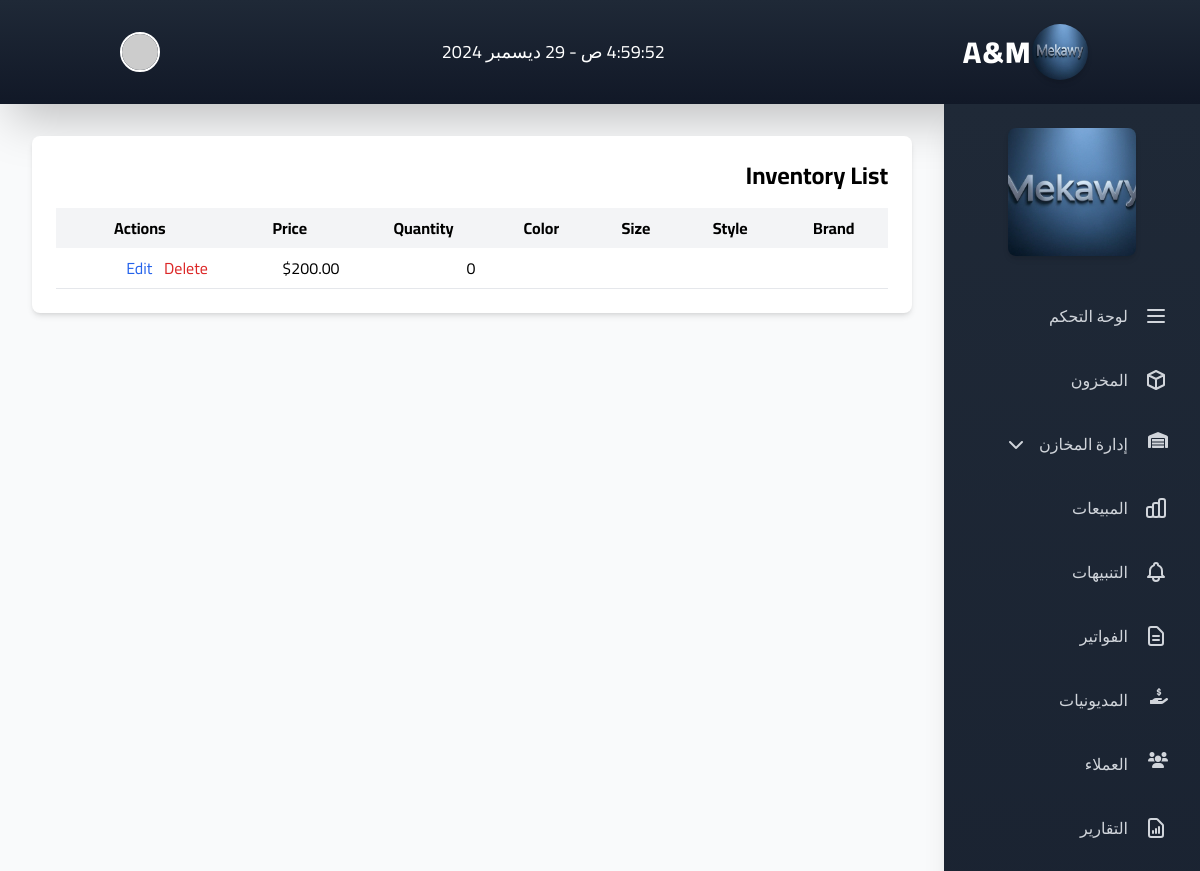
The page / on the database its author committed.
### app.py (models this page shows, shortened)
class Settings(db.Model):
    id = db.Column(db.Integer, primary_key=True)
    brand_name = db.Column(db.String(100), default='My Store')
    logo_url = db.Column(db.String(200))
    sidebar_image_url = db.Column(db.String(200))
    owner_email = db.Column(db.String(120))
    theme_color = db.Column(db.String(20), default='#007bff')
    about_title = db.Column(db.String(200))
    about_text = db.Column(db.Text)
    contact_phone = db.Column(db.String(50))
    contact_email = db.Column(db.String(120))
    show_dashboard = db.Column(db.Boolean, default=True)
    show_inventory = db.Column(db.Boolean, default=True)
    show_warehouses = db.Column(db.Boolean, default=True)
    show_sales = db.Column(db.Boolean, default=True)
    show_alerts = db.Column(db.Boolean, default=True)
    show_invoices = db.Column(db.Boolean, default=True)
    show_reports = db.Column(db.Boolean, default=True)
    show_debtors = db.Column(db.Boolean, default=True)
    show_clients = db.Column(db.Boolean, default=True)
    show_settings = db.Column(db.Boolean, default=True)
    sidebar_order = db.Column(db.String(500), default='dashboard,inventory,warehouses,sales,alerts,invoices,reports,debtors,clients')

class Jeans(db.Model):
    id = db.Column(db.Integer, primary_key=True)
    name = db.Column(db.String(100), nullable=False)  # اسم المنتج
    barcode = db.Column(db.String(50), unique=True)  # الكود
    sizes = db.Column(db.String(200), nullable=False)  # المقاسات
    colors = db.Column(db.String(200), nullable=False)  # الالوان
    price = db.Column(db.Float, nullable=False)  # السعر بالجنيه
    quantity = db.Column(db.Integer, default=0)
    pieces_per_dozen = db.Column(db.Integer, nullable=False)  # الدسته كام قطعه
    dozens_per_package = db.Column(db.Integer, nullable=False)  # الشيكاره كام دسته
    image_url = db.Column(db.String(200))
    date_added = db.Column(db.DateTime, default=datetime.utcnow)
    stocks = db.relationship('JeansStock', backref='jeans')

### app.py (the view)
@app.route('/')
def index():
    jeans = Jeans.query.all()
    return render_template('index.html', jeans=jeans)

### app.py (called while the page is built)
@app.context_processor
def inject_settings():
    settings = Settings.query.first()
    if not settings:
        settings = Settings()
        db.session.add(settings)
        db.session.commit()
    return dict(settings=settings)

### templates/index.html
{% extends 'base.html' %}
{% block content %}
<div class="bg-white rounded-lg shadow-md p-6">
    <h2 class="text-2xl font-bold mb-4">Inventory List</h2>
    <div class="overflow-x-auto">
        <table class="min-w-full table-auto">
            <thead>
                <tr class="bg-gray-100">
                    <th class="px-4 py-2">Brand</th>
                    <th class="px-4 py-2">Style</th>
                    <th class="px-4 py-2">Size</th>
                    <th class="px-4 py-2">Color</th>
                    <th class="px-4 py-2">Quantity</th>
                    <th class="px-4 py-2">Price</th>
                    <th class="px-4 py-2">Actions</th>
                </tr>
            </thead>
            <tbody>
                {% for item in jeans %}
                <tr class="border-b">
                    <td class="px-4 py-2">{{ item.brand }}</td>
                    <td class="px-4 py-2">{{ item.style }}</td>
                    <td class="px-4 py-2">{{ item.size }}</td>
                    <td class="px-4 py-2">{{ item.color }}</td>
                    <td class="px-4 py-2">{{ item.quantity }}</td>
                    <td class="px-4 py-2">${{ "%.2f"|format(item.price) }}</td>
                    <td class="px-4 py-2">
                        <a href="{{ url_for('update', id=item.id) }}" class="text-blue-600 hover:text-blue-800 mr-2">Edit</a>
                        <a href="{{ url_for('delete', id=item.id) }}" class="text-red-600 hover:text-red-800" onclick="return confirm('Are you sure?')">Delete</a>
                    </td>
                </tr>
                {% endfor %}
            </tbody>
        </table>
    </div>
</div>
{% endblock %}

### templates/components/header.html (shortened to what this page needs)
<header class="bg-gradient-to-b from-gray-800 to-gray-900 shadow-2xl">
    <div class="container mx-auto px-6">
        <div class="flex justify-between items-center py-6">
            <div class="flex items-center space-x-4">
                {% if settings.logo_url %}
                    <img src="{{ url_for('static', filename=settings.logo_url.replace('/static/', '')) }}" alt="شعار متجر الجينز" class="h-14 w-14 rounded-full shadow-md transform hover:scale-110 transition-transform duration-300">
                {% else %}
                    <img src="{{ url_for('static', filename='img/default-logo.png') }}" alt="شعار متجر الجينز" class="h-14 w-14 rounded-full shadow-md transform hover:scale-110 transition-transform duration-300">
                {% endif %}
                <h1 class="text-3xl font-extrabold text-white tracking-wider hover:text-blue-200 transition-colors duration-300">A&M</h1>
            </div>
            <span class="text-white text-lg" id="currentTime"></span>
            <div class="flex items-center space-x-6">
                <div class="relative group">
                    <button class="flex items-center space-x-2 text-white hover:text-blue-200 transition-colors duration-300">
                        <img src="https://i.pravatar.cc/150?img=12" alt="Profile" class="h-10 w-10 rounded-full border-2 border-white">
                    </button>
                </div>
            </div>
        </div>
    </div>
</header>

### templates/components/sidebar.html (shortened to what this page needs)
<aside class="bg-gradient-to-b from-gray-800 to-gray-900 text-white w-full md:w-64 min-h-screen px-4 py-6 shadow-xl">
    <div class="mb-8 transition-transform hover:scale-105">
        {% if settings.logo_url %}
            <img src="{{ url_for('static', filename=settings.logo_url.replace('/static/', '')) }}" alt="شعار متجر الجينز" class="mx-auto rounded-lg shadow-md w-32 h-32 object-cover">
        {% else %}
            <img src="{{ url_for('static', filename='img/default-logo.png') }}" alt="شعار متجر الجينز" class="mx-auto rounded-lg shadow-md w-32 h-32 object-cover">
        {% endif %}
    </div>
    <nav>
        <ul class="space-y-2">
            {% set order = settings.sidebar_order.split(',') %}
            {% for item in order %}
                {% if item == 'dashboard' and settings.show_dashboard %}
                    <li>
                        <a href="/dashboard" class="flex items-center justify-start gap-4 p-4 hover:bg-gray-700/60 rounded-xl transition-all duration-300 ease-in-out hover:shadow-lg group">
                            <svg class="w-6 h-6 text-gray-300 group-hover:text-white transition-colors" fill="none" stroke="currentColor" viewBox="0 0 24 24">
                                <path stroke-linecap="round" stroke-linejoin="round" stroke-width="2" d="M4 6h16M4 12h16M4 18h16"></path>
                            </svg>
                            <span class="text-base font-medium text-gray-300 group-hover:text-white transition-colors">لوحة التحكم</span>
                        </a>
                    </li>
                {% endif %}
                {% if item == 'inventory' and settings.show_inventory %}
                    <li>
                        <a href="/inventory" class="flex items-center justify-start gap-4 p-4 hover:bg-gray-700/60 rounded-xl transition-all duration-300 ease-in-out hover:shadow-lg group">
                            <svg class="w-6 h-6 text-gray-300 group-hover:text-white transition-colors" fill="none" stroke="currentColor" viewBox="0 0 24 24">
                                <path stroke-linecap="round" stroke-linejoin="round" stroke-width="2" d="M20 7l-8-4-8 4m16 0l-8 4m8-4v10l-8 4m0-10L4 7m8 4v10M4 7v10l8 4"></path>
                            </svg>
                            <span class="text-base font-medium text-gray-300 group-hover:text-white transition-colors">المخزون</span>
                        </a>
                    </li>
                {% endif %}
                {% if item == 'warehouses' and settings.show_warehouses %}
                    <li class="sidebar-item">
                        <a href="#" class="flex items-center justify-start gap-4 p-4 hover:bg-gray-700/60 rounded-xl transition-all duration-300 ease-in-out hover:shadow-lg group" onclick="toggleSubmenu('warehouseSubmenu')">
                            <i class="fas fa-warehouse text-gray-300 group-hover:text-white transition-colors w-6 h-6"></i>
                            <span class="text-base font-medium text-gray-300 group-hover:text-white transition-colors">إدارة المخازن</span>
                            <i class="fas fa-chevron-down text-gray-300 group-hover:text-white transition-colors ml-auto"></i>
                        </a>
                    </li>
                {% endif %}
                {% if item == 'sales' and settings.show_sales %}
                    <li>
                        <a href="/sales" class="flex items-center justify-start gap-4 p-4 hover:bg-gray-700/60 rounded-xl transition-all duration-300 ease-in-out hover:shadow-lg group">
                            <span class="text-base font-medium text-gray-300 group-hover:text-white transition-colors">المبيعات</span>
                        </a>
                    </li>
                {% endif %}
                {% if item == 'alerts' and settings.show_alerts %}
                    <li>
                        <a href="/alerts" class="flex items-center justify-start gap-4 p-4 hover:bg-gray-700/60 rounded-xl transition-all duration-300 ease-in-out hover:shadow-lg group">
                            <span class="text-base font-medium text-gray-300 group-hover:text-white transition-colors">التنبيهات</span>
                        </a>
                    </li>
                {% endif %}
                {% if item == 'invoices' and settings.show_invoices %}
                    <li>
                        <a href="{{ url_for('list_invoices') }}" class="flex items-center justify-start gap-4 p-4 hover:bg-gray-700/60 rounded-xl transition-all duration-300 ease-in-out hover:shadow-lg group">
                            <span class="text-base font-medium text-gray-300 group-hover:text-white transition-colors">الفواتير</span>
                        </a>
                    </li>
                {% endif %}
                {% if item == 'reports' and settings.show_reports %}
                    <li>
                        <a href="/reports" class="flex items-center justify-start gap-4 p-4 hover:bg-gray-700/60 rounded-xl transition-all duration-300 ease-in-out hover:shadow-lg group">
                            <span class="text-base font-medium text-gray-300 group-hover:text-white transition-colors">التقارير</span>
                        </a>
                    </li>
                {% endif %}
                {% if item == 'debtors' and settings.show_debtors %}
                    <li class="sidebar-item">
                        <a href="{{ url_for('debtors') }}" class="flex items-center justify-start gap-4 p-4 hover:bg-gray-700/60 rounded-xl transition-all duration-300 ease-in-out hover:shadow-lg group">
                            <i class="fas fa-hand-holding-usd text-gray-300 group-hover:text-white transition-colors w-6 h-6"></i>
                            <span class="text-base font-medium text-gray-300 group-hover:text-white transition-colors">المديونيات</span>
                        </a>
                    </li>
                {% endif %}
                {% if item == 'clients' and settings.show_clients %}
                    <li class="sidebar-item">
                        <a href="{{ url_for('list_clients') }}" class="flex items-center justify-start gap-4 p-4 hover:bg-gray-700/60 rounded-xl transition-all duration-300 ease-in-out hover:shadow-lg group">
                            <i class="fas fa-users text-gray-300 group-hover:text-white transition-colors w-6 h-6"></i>
                            <span class="text-base font-medium text-gray-300 group-hover:text-white transition-colors">العملاء</span>
                        </a>
                    </li>
                {% endif %}
            {% endfor %}
        </ul>
    </nav>
</aside>

### templates/base.html (style rules this page uses)
body { font-size: 16px; touch-action: manipulation; }

### rows shown on the page
Settings: logo_url (picture), show_dashboard True (drawn), show_inventory True (drawn), show_warehouses True (drawn), show_sales True (drawn), show_alerts True (drawn), show_invoices True (drawn), show_debtors True (drawn), show_clients True (drawn), show_reports True (drawn)
Jeans: quantity "0", price "200.00"
